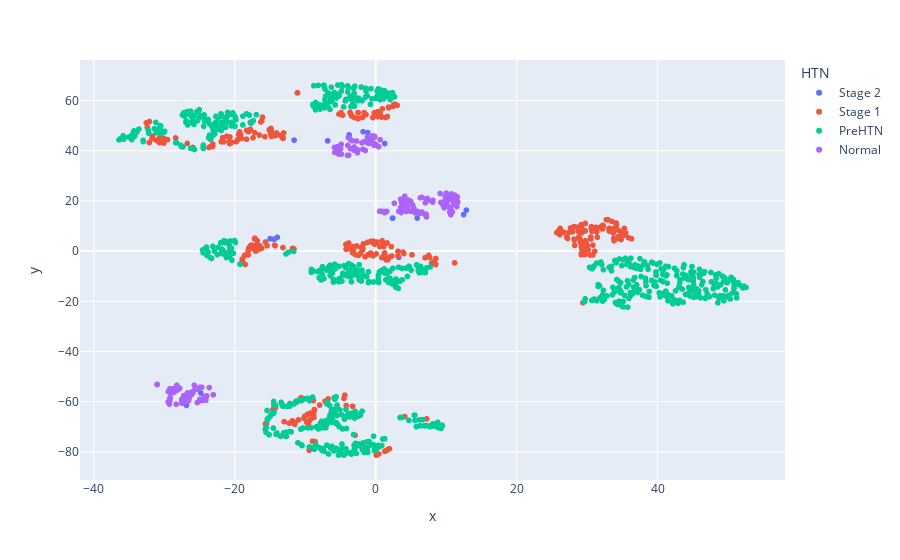

Notebook cell for this chart:
### Code cell
fig = px.scatter(df_results, x="x", y="y", color="HTN", hover_data=["ID"])
fig.show()

### Figure 1 — Plotly figure (JSON) as saved in the notebook; plotly's stock layout.template omitted (floating-point values rounded to 4 significant figures; data arrays with more than 128 entries replaced by an {"elided": "..."} marker saying what was removed)
{"data": [{"customdata": [["R255213685"], ["R226864986"], ["R247564817"], ["R220081186"], ["R266380045"], ["R238787631"], ["R212562150"], ["R211128110"], ["R221047711"], ["R201625850"], ["R211732726"], ["R234434433"], ["R266423834"], ["R262160678"], ["R229532932"], ["R299886000"], ["R283795738"], ["R252083936"]], "hovertemplate": "HTN=Stage 2<br>x=%{x}<br>y=%{y}<br>ID=%{customdata[0]}<extra></extra>", "legendgroup": "Stage 2", "marker": {"color": "#636efa", "symbol": "circle"}, "mode": "markers", "name": "Stage 2", "showlegend": true, "type": "scattergl", "x": [-11.58, 2.38, 2.407, 1.283, 12.86, -3.773, 5.895, -1.788, 12.47, -14.4, -24.81, -14.46, -14.99, -1.115, -6.825, 3.273, -13.96, -26.85], "xaxis": "x", "y": [44.21, 13.11, 13.16, 42.85, 16.34, 46.3, 13.16, 47.57, 14.55, 4.681, -56.56, 4.771, 4.934, 47.21, 43.91, -2.485, 5.467, -61.47], "yaxis": "y"}, {"customdata": {"elided": "306x1 str values"}, "hovertemplate": "HTN=Stage 1<br>x=%{x}<br>y=%{y}<br>ID=%{customdata[0]}<extra></extra>", "legendgroup": "Stage 1", "marker": {"color": "#EF553B", "symbol": "circle"}, "mode": "markers", "name": "Stage 1", "showlegend": true, "type": "scattergl", "x": {"elided": "306 float values"}, "xaxis": "x", "y": {"elided": "306 float values"}, "yaxis": "y"}, {"customdata": {"elided": "737x1 str values"}, "hovertemplate": "HTN=PreHTN<br>x=%{x}<br>y=%{y}<br>ID=%{customdata[0]}<extra></extra>", "legendgroup": "PreHTN", "marker": {"color": "#00cc96", "symbol": "circle"}, "mode": "markers", "name": "PreHTN", "showlegend": true, "type": "scattergl", "x": {"elided": "737 float values"}, "xaxis": "x", "y": {"elided": "737 float values"}, "yaxis": "y"}, {"customdata": {"elided": "160x1 str values"}, "hovertemplate": "HTN=Normal<br>x=%{x}<br>y=%{y}<br>ID=%{customdata[0]}<extra></extra>", "legendgroup": "Normal", "marker": {"color": "#ab63fa", "symbol": "circle"}, "mode": "markers", "name": "Normal", "showlegend": true, "type": "scattergl", "x": {"elided": "160 float values"}, "xaxis": "x", "y": {"elided": "160 float values"}, "yaxis": "y"}], "layout": {"legend": {"title": {"text": "HTN"}, "tracegroupgap": 0}, "margin": {"t": 60}, "xaxis": {"anchor": "y", "domain": [0, 1], "title": {"text": "x"}}, "yaxis": {"anchor": "x", "domain": [0, 1], "title": {"text": "y"}}}}
